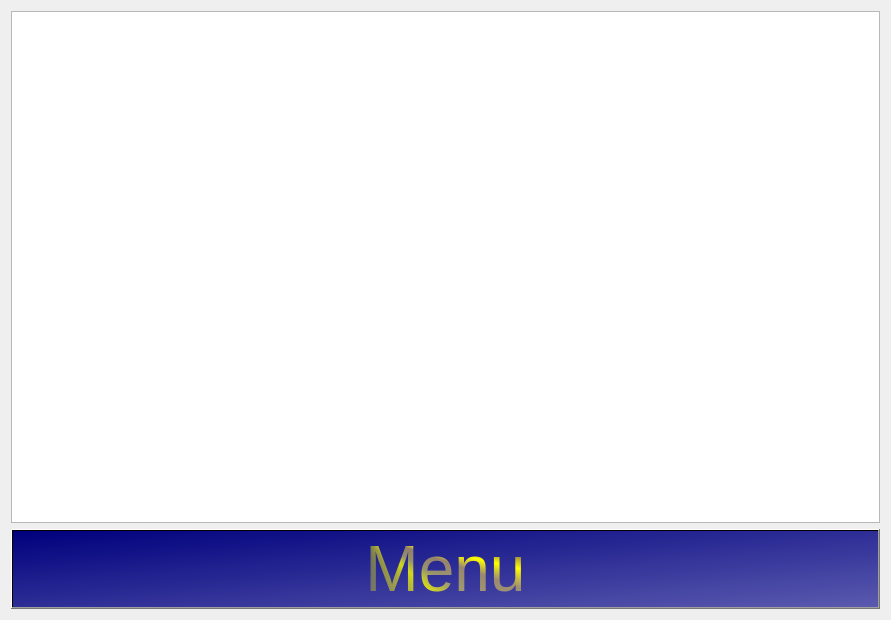
<?xml version="1.0" encoding="UTF-8"?>
<ui version="4.0">
 <class>tilitapahtumat_credit</class>
 <widget class="QDialog" name="tilitapahtumat_credit">
  <property name="geometry">
   <rect>
    <x>0</x>
    <y>0</y>
    <width>891</width>
    <height>620</height>
   </rect>
  </property>
  <property name="windowTitle">
   <string>Dialog</string>
  </property>
  <layout class="QVBoxLayout" name="verticalLayout">
   <item>
    <widget class="QTextEdit" name="Display">
     <property name="font">
      <font>
       <pointsize>48</pointsize>
      </font>
     </property>
     <property name="readOnly">
      <bool>true</bool>
     </property>
    </widget>
   </item>
   <item>
    <widget class="QPushButton" name="btnMenu">
     <property name="sizePolicy">
      <sizepolicy hsizetype="Preferred" vsizetype="Preferred">
       <horstretch>0</horstretch>
       <verstretch>0</verstretch>
      </sizepolicy>
     </property>
     <property name="font">
      <font>
       <pointsize>48</pointsize>
      </font>
     </property>
     <property name="styleSheet">
      <string notr="true">background-color: qlineargradient(spread:pad, x1:0, y1:0, x2:1, y2:1, stop:0 rgba(0, 0, 125, 255), stop:1 rgba(90, 90, 175, 255));
color: qconicalgradient(cx:0, cy:0, angle:135, stop:0 rgba(255, 255, 0, 69), stop:0.375 rgba(255, 255, 0, 69), stop:0.423533 rgba(251, 255, 0, 145), stop:0.45 rgba(247, 255, 0, 208), stop:0.477581 rgba(255, 244, 71, 130), stop:0.518717 rgba(255, 218, 71, 130), stop:0.55 rgba(255, 255, 0, 255), stop:0.57754 rgba(255, 203, 0, 130), stop:0.625 rgba(255, 255, 0, 69), stop:1 rgba(255, 255, 0, 69));</string>
     </property>
     <property name="text">
      <string>Menu</string>
     </property>
    </widget>
   </item>
  </layout>
 </widget>
 <resources/>
 <connections/>
</ui>
